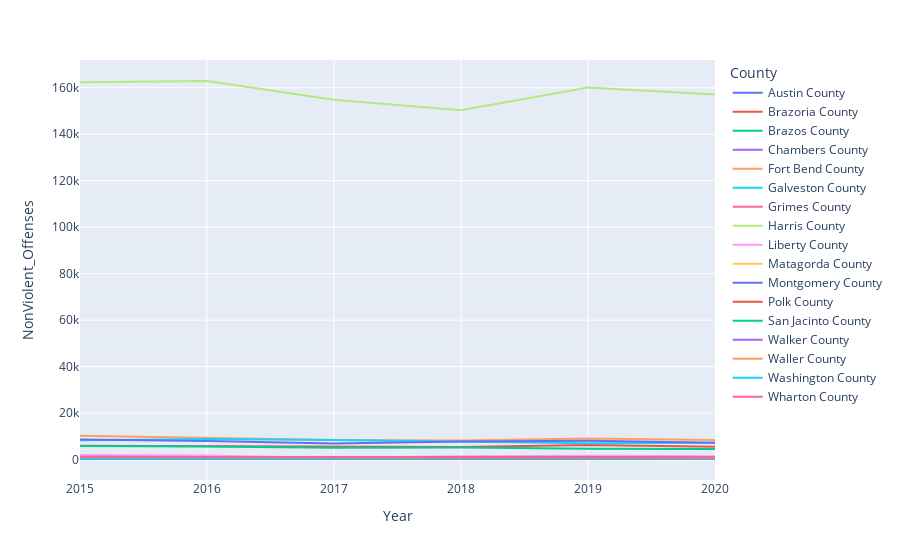

Notebook code cell kept with this figure:
### Code cell
# NonViolent crimes houston area over 5 years
fig = px.line(crime_df, x="Year" , y="NonViolent_Offenses", color="County")
fig.show()

### Figure 1 — Plotly figure (JSON) as saved in the notebook; plotly's stock layout.template omitted (floating-point values rounded to 4 significant figures)
{"data": [{"hovertemplate": "County=Austin County<br>Year=%{x}<br>NonViolent_Offenses=%{y}<extra></extra>", "legendgroup": "Austin County", "line": {"color": "#636efa", "dash": "solid"}, "marker": {"symbol": "circle"}, "mode": "lines", "name": "Austin County", "orientation": "v", "showlegend": true, "type": "scatter", "x": [2015, 2016, 2017, 2018, 2019, 2020], "xaxis": "x", "y": [417, 406, 326, 249, 256, 236], "yaxis": "y"}, {"hovertemplate": "County=Brazoria County<br>Year=%{x}<br>NonViolent_Offenses=%{y}<extra></extra>", "legendgroup": "Brazoria County", "line": {"color": "#EF553B", "dash": "solid"}, "marker": {"symbol": "circle"}, "mode": "lines", "name": "Brazoria County", "orientation": "v", "showlegend": true, "type": "scatter", "x": [2015, 2016, 2017, 2018, 2019, 2020], "xaxis": "x", "y": [5983, 5843, 5428, 5431, 6233, 5515], "yaxis": "y"}, {"hovertemplate": "County=Brazos County<br>Year=%{x}<br>NonViolent_Offenses=%{y}<extra></extra>", "legendgroup": "Brazos County", "line": {"color": "#00cc96", "dash": "solid"}, "marker": {"symbol": "circle"}, "mode": "lines", "name": "Brazos County", "orientation": "v", "showlegend": true, "type": "scatter", "x": [2015, 2016, 2017, 2018, 2019, 2020], "xaxis": "x", "y": [5841, 5614, 5030, 5201, 4697, 4571], "yaxis": "y"}, {"hovertemplate": "County=Chambers County<br>Year=%{x}<br>NonViolent_Offenses=%{y}<extra></extra>", "legendgroup": "Chambers County", "line": {"color": "#ab63fa", "dash": "solid"}, "marker": {"symbol": "circle"}, "mode": "lines", "name": "Chambers County", "orientation": "v", "showlegend": true, "type": "scatter", "x": [2015, 2016, 2017, 2018, 2019, 2020], "xaxis": "x", "y": [847, 846, 715, 724, 779, 724], "yaxis": "y"}, {"hovertemplate": "County=Fort Bend County<br>Year=%{x}<br>NonViolent_Offenses=%{y}<extra></extra>", "legendgroup": "Fort Bend County", "line": {"color": "#FFA15A", "dash": "solid"}, "marker": {"symbol": "circle"}, "mode": "lines", "name": "Fort Bend County", "orientation": "v", "showlegend": true, "type": "scatter", "x": [2015, 2016, 2017, 2018, 2019, 2020], "xaxis": "x", "y": [10264, 9190, 8416, 8223, 9007, 8422], "yaxis": "y"}, {"hovertemplate": "County=Galveston County<br>Year=%{x}<br>NonViolent_Offenses=%{y}<extra></extra>", "legendgroup": "Galveston County", "line": {"color": "#19d3f3", "dash": "solid"}, "marker": {"symbol": "circle"}, "mode": "lines", "name": "Galveston County", "orientation": "v", "showlegend": true, "type": "scatter", "x": [2015, 2016, 2017, 2018, 2019, 2020], "xaxis": "x", "y": [8335, 8839, 8380, 7795, 7040, 7211], "yaxis": "y"}, {"hovertemplate": "County=Grimes County<br>Year=%{x}<br>NonViolent_Offenses=%{y}<extra></extra>", "legendgroup": "Grimes County", "line": {"color": "#FF6692", "dash": "solid"}, "marker": {"symbol": "circle"}, "mode": "lines", "name": "Grimes County", "orientation": "v", "showlegend": true, "type": "scatter", "x": [2015, 2016, 2017, 2018, 2019, 2020], "xaxis": "x", "y": [463, 461, 309, 290, 328, 337], "yaxis": "y"}, {"hovertemplate": "County=Harris County<br>Year=%{x}<br>NonViolent_Offenses=%{y}<extra></extra>", "legendgroup": "Harris County", "line": {"color": "#B6E880", "dash": "solid"}, "marker": {"symbol": "circle"}, "mode": "lines", "name": "Harris County", "orientation": "v", "showlegend": true, "type": "scatter", "x": [2015, 2016, 2017, 2018, 2019, 2020], "xaxis": "x", "y": [162411, 162905, 154812, 150312, 160084, 157068], "yaxis": "y"}, {"hovertemplate": "County=Liberty County<br>Year=%{x}<br>NonViolent_Offenses=%{y}<extra></extra>", "legendgroup": "Liberty County", "line": {"color": "#FF97FF", "dash": "solid"}, "marker": {"symbol": "circle"}, "mode": "lines", "name": "Liberty County", "orientation": "v", "showlegend": true, "type": "scatter", "x": [2015, 2016, 2017, 2018, 2019, 2020], "xaxis": "x", "y": [1918, 1699, 688, 1435, 1618, 1375], "yaxis": "y"}, {"hovertemplate": "County=Matagorda County<br>Year=%{x}<br>NonViolent_Offenses=%{y}<extra></extra>", "legendgroup": "Matagorda County", "line": {"color": "#FECB52", "dash": "solid"}, "marker": {"symbol": "circle"}, "mode": "lines", "name": "Matagorda County", "orientation": "v", "showlegend": true, "type": "scatter", "x": [2015, 2016, 2017, 2018, 2019, 2020], "xaxis": "x", "y": [1157, 1228, 1024, 1115, 1142, 973], "yaxis": "y"}, {"hovertemplate": "County=Montgomery County<br>Year=%{x}<br>NonViolent_Offenses=%{y}<extra></extra>", "legendgroup": "Montgomery County", "line": {"color": "#636efa", "dash": "solid"}, "marker": {"symbol": "circle"}, "mode": "lines", "name": "Montgomery County", "orientation": "v", "showlegend": true, "type": "scatter", "x": [2015, 2016, 2017, 2018, 2019, 2020], "xaxis": "x", "y": [8635, 8008, 6858, 7725, 8051, 7280], "yaxis": "y"}, {"hovertemplate": "County=Polk County<br>Year=%{x}<br>NonViolent_Offenses=%{y}<extra></extra>", "legendgroup": "Polk County", "line": {"color": "#EF553B", "dash": "solid"}, "marker": {"symbol": "circle"}, "mode": "lines", "name": "Polk County", "orientation": "v", "showlegend": true, "type": "scatter", "x": [2015, 2016, 2017, 2018, 2019, 2020], "xaxis": "x", "y": [801, 897, 840, 831, 1060, 861], "yaxis": "y"}, {"hovertemplate": "County=San Jacinto County<br>Year=%{x}<br>NonViolent_Offenses=%{y}<extra></extra>", "legendgroup": "San Jacinto County", "line": {"color": "#00cc96", "dash": "solid"}, "marker": {"symbol": "circle"}, "mode": "lines", "name": "San Jacinto County", "orientation": "v", "showlegend": true, "type": "scatter", "x": [2015, 2016, 2017, 2018, 2019, 2020], "xaxis": "x", "y": [466, 362, 466, 360, 330, 711], "yaxis": "y"}, {"hovertemplate": "County=Walker County<br>Year=%{x}<br>NonViolent_Offenses=%{y}<extra></extra>", "legendgroup": "Walker County", "line": {"color": "#ab63fa", "dash": "solid"}, "marker": {"symbol": "circle"}, "mode": "lines", "name": "Walker County", "orientation": "v", "showlegend": true, "type": "scatter", "x": [2015, 2016, 2017, 2018, 2019, 2020], "xaxis": "x", "y": [1177, 1026, 886, 883, 910, 860], "yaxis": "y"}, {"hovertemplate": "County=Waller County<br>Year=%{x}<br>NonViolent_Offenses=%{y}<extra></extra>", "legendgroup": "Waller County", "line": {"color": "#FFA15A", "dash": "solid"}, "marker": {"symbol": "circle"}, "mode": "lines", "name": "Waller County", "orientation": "v", "showlegend": true, "type": "scatter", "x": [2015, 2016, 2017, 2018, 2019, 2020], "xaxis": "x", "y": [727, 701, 667, 782, 695, 648], "yaxis": "y"}, {"hovertemplate": "County=Washington County<br>Year=%{x}<br>NonViolent_Offenses=%{y}<extra></extra>", "legendgroup": "Washington County", "line": {"color": "#19d3f3", "dash": "solid"}, "marker": {"symbol": "circle"}, "mode": "lines", "name": "Washington County", "orientation": "v", "showlegend": true, "type": "scatter", "x": [2015, 2016, 2017, 2018, 2019, 2020], "xaxis": "x", "y": [534, 521, 439, 457, 501, 409], "yaxis": "y"}, {"hovertemplate": "County=Wharton County<br>Year=%{x}<br>NonViolent_Offenses=%{y}<extra></extra>", "legendgroup": "Wharton County", "line": {"color": "#FF6692", "dash": "solid"}, "marker": {"symbol": "circle"}, "mode": "lines", "name": "Wharton County", "orientation": "v", "showlegend": true, "type": "scatter", "x": [2015, 2016, 2017, 2018, 2019, 2020], "xaxis": "x", "y": [1082, 1095, 918, 729, 797, 804], "yaxis": "y"}], "layout": {"legend": {"title": {"text": "County"}, "tracegroupgap": 0}, "margin": {"t": 60}, "xaxis": {"anchor": "y", "domain": [0, 1], "title": {"text": "Year"}}, "yaxis": {"anchor": "x", "domain": [0, 1], "title": {"text": "NonViolent_Offenses"}}}}
